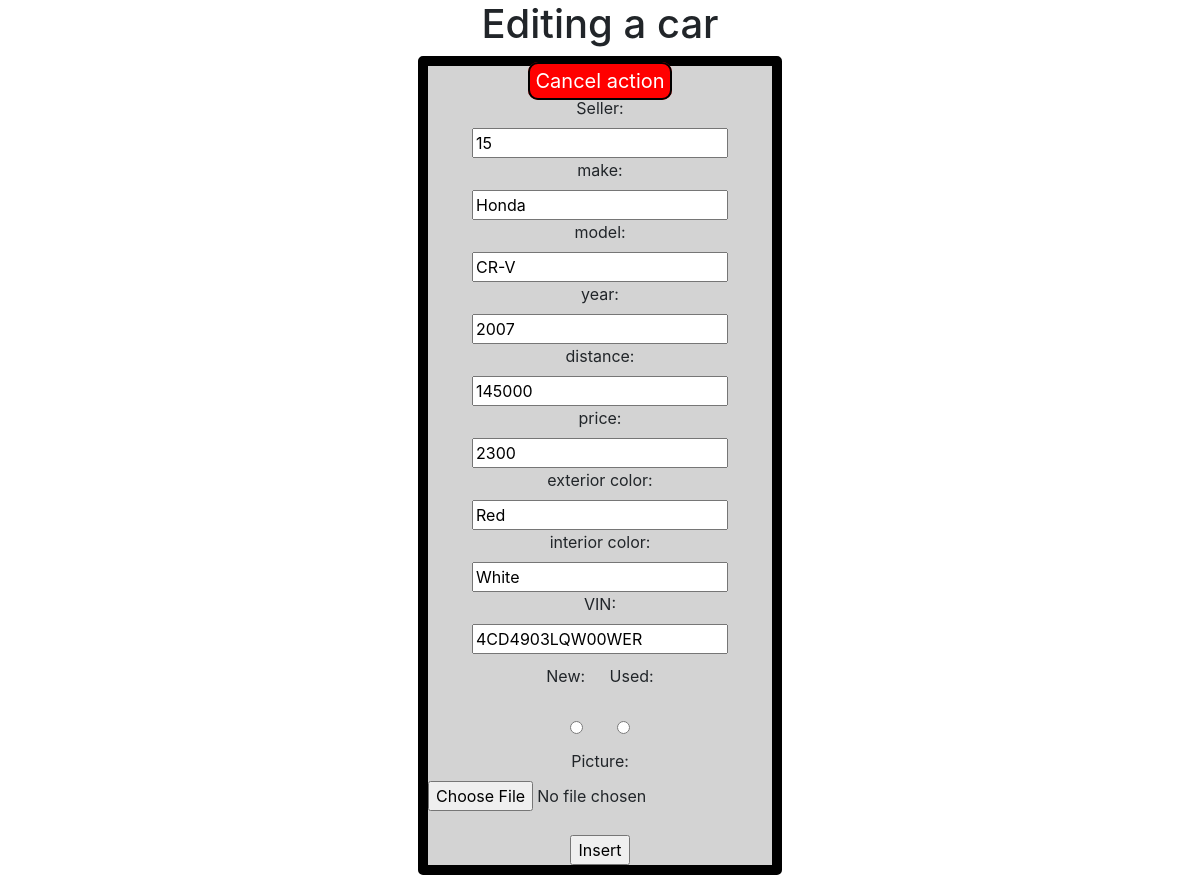
Screenshot of /car/edit/1 with the database file from the repository.
### tables this page shows
CREATE TABLE `cars` (
  `id` int(11) NOT NULL,
  `seller_id` int(11) NOT NULL,
  `make` varchar(15) NOT NULL,
  `model` varchar(15) NOT NULL,
  `ext_color` varchar(15) NOT NULL,
  `int_color` varchar(15) NOT NULL,
  `year` int(4) NOT NULL,
  `price` int(9) NOT NULL,
  `dist_traveled` int(7) DEFAULT 0,
  `VIN` varchar(17) NOT NULL,
  `status` varchar(4) NOT NULL DEFAULT 'Used',
  `picture` varchar(50) DEFAULT 'NoImage'
);

### Model/Car.php (called while the page is built, shortened)
<?php
class Car extends Model{
    public function find($id){
        $SQL = "SELECT * FROM cars WHERE id=:id";
        $stmt = self::$_conn->prepare($SQL);
        $stmt->execute(['id'=>$id]);
        $stmt->setFetchMode(PDO::FETCH_CLASS,'Car');
        return $stmt->fetch();
    }
}
?>

### dbConn.php (called while the page is built)
<?php
class Model{
    protected static $_conn = null;
    public function __construct(){
        if(self::$_conn == null){
            $host = 'localhost';
            $dbname = 'A01_part3';
            $user = 'root';
            $password = '';
            self::$_conn = new PDO("mysql:host=$host;dbname=$dbname",$user,$password);
        }
    }
}
?>

### View/car/edit.php (the view, shortened to what this page needs)
<!DOCTYPE html>
<html lang="en">
<head>
    <?php
    include 'View/includes/style.php';
    ?>
</head>
<body>
    <center><h1>Editing a car</h1></center>
    <div class="form">
    <a href="/car/index">Cancel action</a>
    <form action="" method="post">
        <label>Seller:</label><br>
        <input type="text" name="seller" value="<?= $data->seller_id?>"><br>
        <label>make:</label><br>
        <input type="text" name="make" value="<?= $data->make?>"><br>
        <label>model:</label><br>
        <input type="text" name="model" value="<?= $data->model?>"><br>
        <label>year:</label><br>
        <input type="text" name="year" value="<?= $data->year?>"><br>
        <label>distance:</label><br>
        <input type="text" name="dist" value="<?= $data->dist_traveled?>"><br>
        <label>price:</label><br>
        <input type="text" name="price" value="<?= $data->price?>"><br>
        <label>exterior color:</label><br>
        <input type="text" name="ext" value="<?= $data->ext_color?>"><br>
        <label>interior color:</label><br>
        <input type="text" name="int" value="<?= $data->int_color?>"><br>
        <label>VIN:</label><br>
        <input type="text" name="vin" value="<?= $data->VIN?>"><br>
        <div class="radio">
            <label>New:</label>
            <label>Used:</label><br>
            <input type="radio" name="rd" value="New">
            <input type="radio" name="rd" value="Used"><br>
        </div>
        <label>Picture:</label><br>
        <input type="file" name="pic" class="pic"><br><br>
        <input type="submit" name="submit" value="Insert"><br>
    </form>
    </div>
</body>
</html>

### View/car/edit.php (style rules this page uses)
.form { border: solid black 10px; border-radius: 5px; background-color:lightgrey; width:fit-content; margin:auto; text-align: center; }
.form a { color: white; font-size: 20px; border: solid black 2px; border-radius: 10px; background-color: red; padding: 5px; margin-top: 100px; text-decoration: none; }
.radio label { padding:10px; }
.radio input { margin:15px; padding-top:none; }

### rows the page displays
cars: seller "15", make "Honda", model "CR-V", year "2007", dist "145000", price "2300", ext "Red", int "White", vin "4CD4903LQW00WER"
